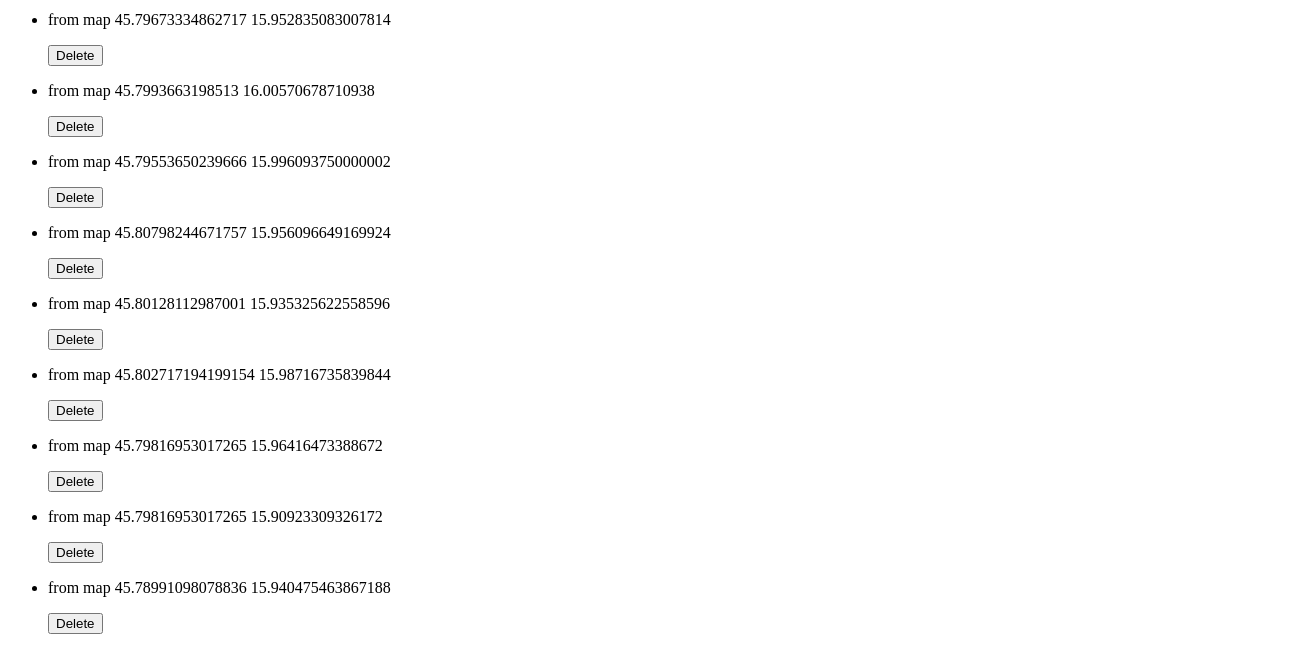
The app's page / (lower part), older data.
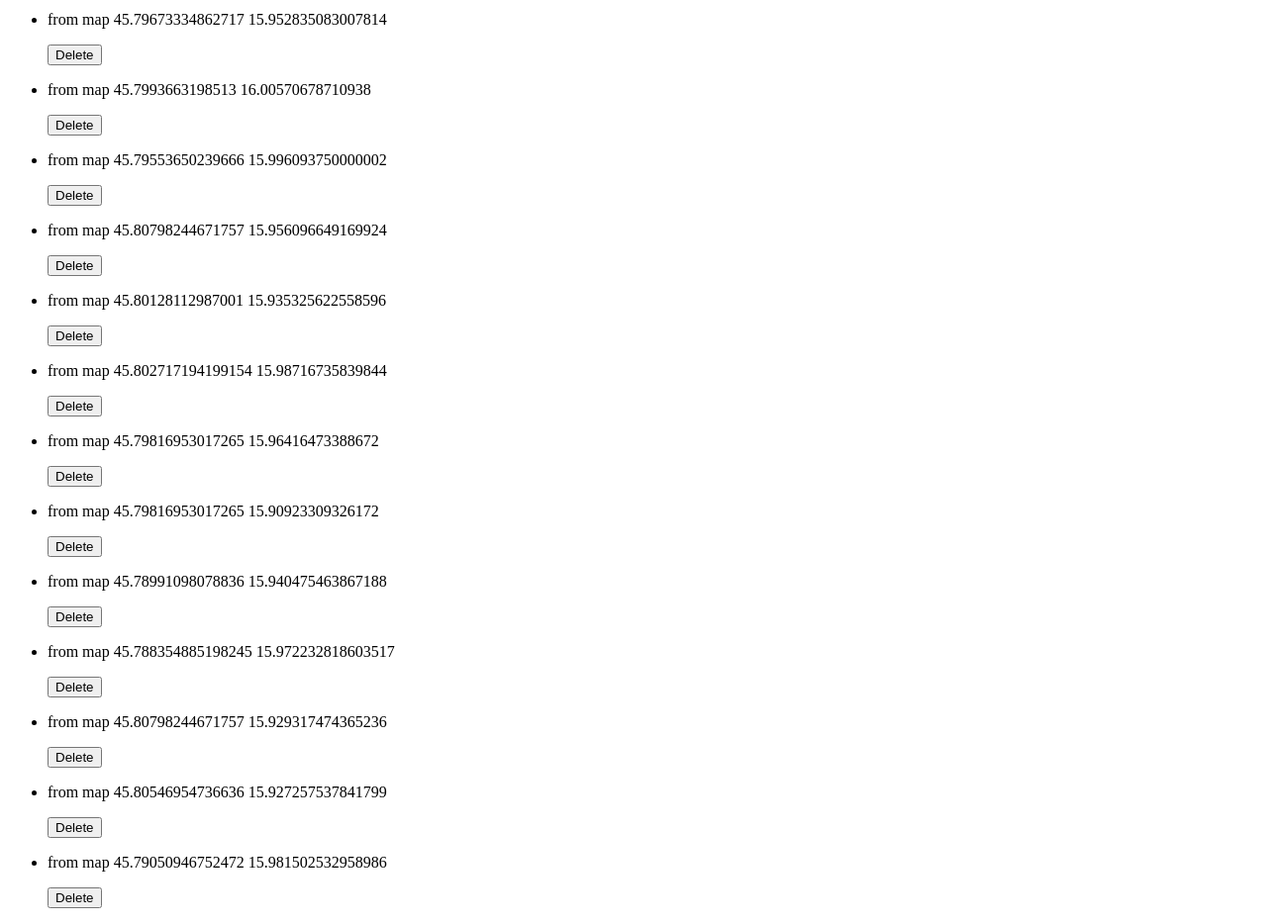
The same page, newer data.
### shortest_path/models.py (models this page shows, shortened)
class Point(models.Model):
    name = models.CharField(max_length=128, blank=True, default="Untitled")
    coordinate_x = models.FloatField(blank=True)
    coordinate_y = models.FloatField(blank=True)

### shortest_path/views.py (the view)
# urls.py: path('', points, name='points'),
def points(request):
    if request.method == 'GET':
        form = PointForm()
        points = Point.objects.all()
        return render(request, 'index.html', {'form': form, 'points': points})
    return HttpResponse(status=403)

### shortest_path/forms.py
class PointForm(forms.ModelForm):
    class Meta:
        model = Point
        fields = ('name', 'coordinate_x', 'coordinate_y')

### shortest_path/templates/index.html (shortened to what this page needs)
<!DOCTYPE html>
{% load staticfiles %}
<html lang="en">
<head>
    {% load static %}
	<link rel="stylesheet" href="https://unpkg.com/leaflet@1.3.4/dist/leaflet.css" />
	<link rel="stylesheet" type="text/css" href="{% static 'style.css' %}" media="screen" />
</head>
<body>
    {% if points %}
    <ul>
    {% for point in points %}
        <li>
            <p>{{ point.name }} {{point.coordinate_x}} {{point.coordinate_y}} </p>
            <form action="{% url 'delete_point' id=point.id %}" method="POST">
                <input class="btn btn-default btn-danger" type="submit" value="Delete"/>
            </form>
        </li>
    {% endfor %}
    </ul>
    {% else %}
        <p>There are no points in the DB.</p>
    {% endif %}
</body>
</html>

Row changes from the older to the newer data that the page shows:
added Point: name "from map", coordinate_x "45.788354885198245", coordinate_y "15.972232818603517"
added Point: name "from map", coordinate_x "45.80798244671757", coordinate_y "15.929317474365236"
added Point: name "from map", coordinate_x "45.80546954736636", coordinate_y "15.927257537841799"
added Point: name "from map", coordinate_x "45.79050946752472", coordinate_y "15.981502532958986"
